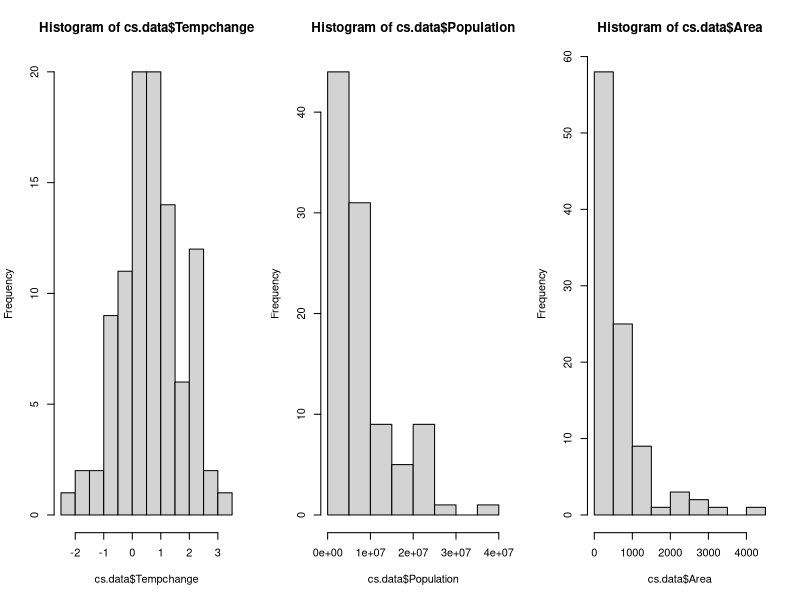
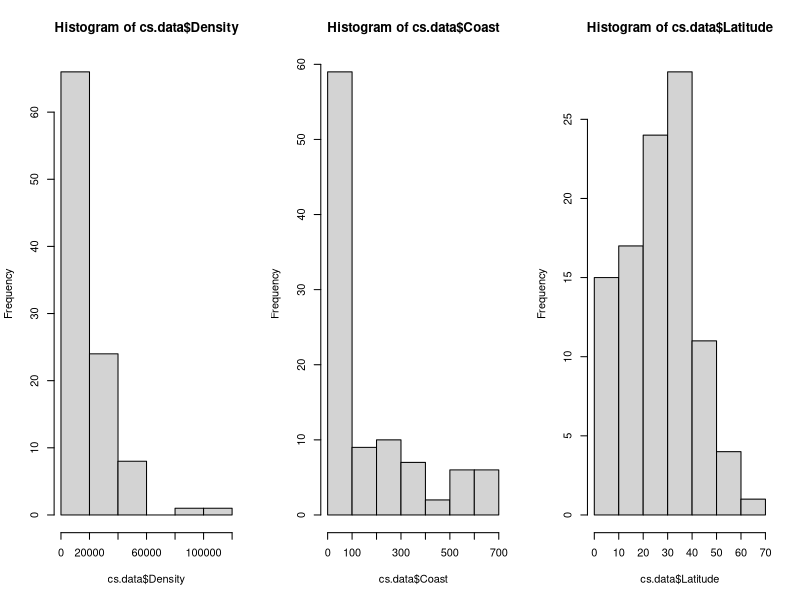
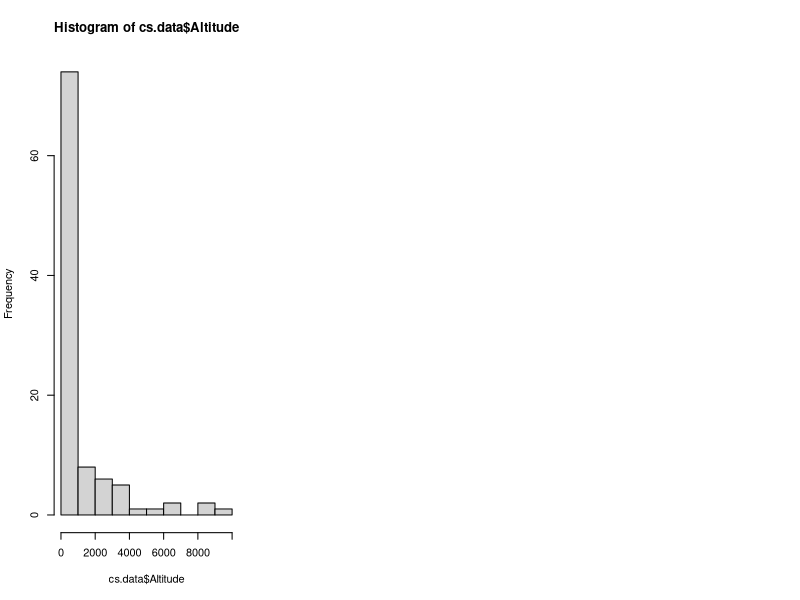

Write R code to recreate these figures, in order. (Note: this script raises an error after producing the figures.)
## ---- chunk 1
cs.data = read.table('./Data4.tsv', sep = '\t', header = TRUE) 
head(cs.data)

library(tidyverse)
## ---- chunk 2
summary(cs.data)
## ---- chunk 3
par(mfrow=c(1,3))
hist(cs.data$Tempchange)
hist(cs.data$Population)
hist(cs.data$Area)
hist(cs.data$Density)
hist(cs.data$Coast)
hist(cs.data$Latitude)
hist(cs.data$Altitude)
## ---- chunk 4
library(MASS)
## ---- chunk 5
cs.data$abstemp = abs(cs.data$Tempchange)
## ---- chunk 6
Popslr = lm(abstemp ~ Population, data=cs.data)
Areaslr = lm(abstemp~ Area, data=cs.data)
Densslr = lm(abstemp ~ Density, data=cs.data)
Altslr = lm(abstemp ~ Altitude, data=cs.data)
## ---- chunk 7
boxcox(Popslr)
## ---- chunk 8
boxcox(Areaslr)
## ---- chunk 9
boxcox(Densslr)
## ---- chunk 10
boxcox(Altslr)
## ---- chunk 11
Linpop = log(cs.data$Population)
Linarea = log(cs.data$Area)
Lindense = log(cs.data$Density)
Linalt = log(cs.data$Altitude)
## ---- chunk 12
par(mfrow=c(1,2))
hist(Linpop)
hist(Linarea)
hist(Lindense)
hist(Linalt)
## ---- chunk 13
Geomlr = lm(Tempchange ~ Latitude + Altitude + Coast, data = cs.data)
## ---- chunk 14
summary(Geomlr)
## ---- chunk 15
anova(Geomlr)
## ---- chunk 16
library(leaps)
## ---- chunk 17
temp = regsubsets(Tempchange ~ Latitude + Altitude + Coast, data=cs.data)
bestsub = summary(temp)
bestsub
## ---- chunk 18
library(car)
## ---- chunk 19
avPlots(Geomlr)
## ---- chunk 20
vif(Geomlr)
## ---- chunk 21
influenceIndexPlot(Geomlr)
## ---- chunk 22
rstudent(Geomlr)
## ---- chunk 23
dffits(Geomlr)
## ---- chunk 24
dfbetas(Geomlr)
## ---- chunk 25
n <- 100 # sample size
p <- 4 # 4 parameters (1 intercept, 3 slopes)
par(mfrow=c(2,2))
plot(rstudent(Geomlr), ylab="studentized deleted residual")
abline(qt(1-0.1/(2*n), df=n - p - 1), 0, lty=2)
abline(qt(0.1/(2*n), df=n - p - 1), 0, lty=2)
plot(dffits(Geomlr), ylab = "dffits")
abline(1, 0, lty=2)
abline(1, 0, lty=2)
plot(cooks.distance(Geomlr), ylab="Cook's Distance")
abline(qf(0.5, df1=5, df2=n-p), 0, lty=2)
plot(hatvalues(Geomlr), ylab="leverage")
abline(2*p/n, 0, lty=2)
## ---- chunk 26
par(mfrow=c(2,3))
for (i in 1:4) {
plot(dfbetas(Geomlr)[, i], ylab=paste("Dfbeta_", i-1))
abline(1, 0, lty=2)
abline(-1, 0, lty=2)
}
## ---- chunk 27
library(lmtest)
## ---- chunk 28
dwtest(Geomlr)
## ---- chunk 29
dwtest(Geomlr, alternative = "two.sided")
## ---- chunk 30
qqnorm(Geomlr$residuals)
qqline(Geomlr$residuals)
## ---- chunk 31
Lintrue = log(cs.data$TrueSize)
## ---- chunk 32
Desmlr = lm(Tempchange ~ Population + Density + Area + Lintrue, data = cs.data)
## ---- chunk 33
Desmlr
## ---- chunk 34
summary(Desmlr)
## ---- chunk 35
anova(Desmlr)
## ---- chunk 36
temp2 = regsubsets(Tempchange ~ Population + Area + Density + TrueSize, data=cs.data)
bestsub2 = summary(temp2)
bestsub2
## ---- chunk 37
avPlots(Desmlr)
## ---- chunk 38
vif(Desmlr)
## ---- chunk 39
influenceIndexPlot(Desmlr)
## ---- chunk 40
rstudent(Desmlr)
## ---- chunk 41
dffits(Desmlr)
## ---- chunk 42
dfbetas(Desmlr)
## ---- chunk 43
n <- 100 # sample size
p <- 5 # 4 parameters (1 intercept, 3 slopes)
par(mfrow=c(2,2))
plot(rstudent(Geomlr), ylab="studentized deleted residual")
abline(qt(1-0.1/(2*n), df=n - p - 1), 0, lty=2)
abline(qt(0.1/(2*n), df=n - p - 1), 0, lty=2)
plot(dffits(Desmlr), ylab = "dffits")
abline(1, 0, lty=2)
abline(1, 0, lty=2)
plot(cooks.distance(Desmlr), ylab="Cook's Distance")
abline(qf(0.5, df1=5, df2=n-p), 0, lty=2)
plot(hatvalues(Desmlr), ylab="leverage")
abline(2*p/n, 0, lty=2)
## ---- chunk 44
par(mfrow=c(2,3))
for (i in 1:4) {
plot(dfbetas(Desmlr)[, i], ylab=paste("Dfbeta_", i-1))
abline(1, 0, lty=2)
abline(-1, 0, lty=2)
}
## ---- chunk 45
dwtest(Desmlr)
## ---- chunk 46
dwtest(Geomlr, alternative = "two.sided")
## ---- chunk 47
qqnorm(Desmlr$residuals)
qqline(Desmlr$residuals)
## ---- chunk 48
cmmlr <- lm(Tempchange ~ Population + Area + Density + Coast + Latitude + Altitude + Lintrue, data = cs.data)
cmmlr
## ---- chunk 49
summary(cmmlr)
## ---- chunk 50
anova(cmmlr)
## ---- chunk 51
avPlots(cmmlr)
## ---- chunk 52
vif(cmmlr)
## ---- chunk 53
influenceIndexPlot(cmmlr)
## ---- chunk 54
rstudent(cmmlr)
## ---- chunk 55
dffits(cmmlr)
## ---- chunk 56
dfbetas(cmmlr)
## ---- chunk 57
n <- 100 # sample size
p <- 8 # 8 parameters (1 intercept, 7 slopes)
par(mfrow=c(2,2))
plot(rstudent(cmmlr), ylab="studentized deleted residual")
abline(qt(1-0.1/(2*n), df=n - p - 1), 0, lty=2)
abline(qt(0.1/(2*n), df=n - p - 1), 0, lty=2)
plot(dffits(cmmlr), ylab = "dffits")
abline(1, 0, lty=2)
abline(1, 0, lty=2)
plot(cooks.distance(cmmlr), ylab="Cook's Distance")
abline(qf(0.5, df1=5, df2=n-p), 0, lty=2)
plot(hatvalues(cmmlr), ylab="leverage")
abline(2*p/n, 0, lty=2)
## ---- chunk 58
Popslr_lnrz <- lm(abstemp ~ log(Population), data = cs.data)
Areaslr_lnrz <- lm(abstemp~ log(Area), data=cs.data)
Densslr_lnrz <- lm(abstemp ~ log(Density), data=cs.data)

cs.data$Altitude[84] <- 1
cs.data$Altitude[88] <- 1

Altslr_lnrz <- lm(abstemp ~ log(Altitude), data=cs.data)
## ---- chunk 59
Desmlr_lnrz <- lm(Tempchange ~ log(Population) + log(Area) + log(Density) + log(TrueSize), data = cs.data)

summary(Desmlr_lnrz)
anova(Desmlr_lnrz)
## ---- chunk 60
#temp2 = regsubsets(Tempchange ~ Population + Area + Density + Truesize, data=cs.data)
#bestsub2 = summary(temp2)
#bestsub2

temp2_lnrz <- regsubsets(Tempchange ~ log(Population) + log(Area) + log(Density) + log(TrueSize), data=cs.data)
bestsub2 <- summary(temp2_lnrz)
bestsub2
## ---- chunk 61
summary(Desmlr)
## ---- chunk 62
anova(Desmlr)
## ---- chunk 63
temp2 = regsubsets(Tempchange ~ Population + Area + Density + TrueSize, data=cs.data)
bestsub2 = summary(temp2)
bestsub2
## ---- chunk 64
avPlots(Desmlr_lnrz)
## ---- chunk 65
influenceIndexPlot(Desmlr_lnrz)
## ---- chunk 66
rstudent(Desmlr_lnrz)
## ---- chunk 67
dffits(Desmlr_lnrz)
## ---- chunk 68
dfbetas(Desmlr_lnrz)
## ---- chunk 69
n <- 100 # sample size
p <- 5 # 4 parameters (1 intercept, 3 slopes)
par(mfrow=c(2,2))
plot(dffits(Desmlr_lnrz), ylab = "dffits")
abline(1, 0, lty=2)
abline(1, 0, lty=2)
plot(cooks.distance(Desmlr_lnrz), ylab="Cook's Distance")
abline(qf(0.5, df1=5, df2=n-p), 0, lty=2)
plot(hatvalues(Desmlr_lnrz), ylab="leverage")
abline(2*p/n, 0, lty=2)
## ---- chunk 70
par(mfrow=c(2,3))
for (i in 1:3) {
plot(dfbetas(Desmlr_lnrz)[, i], ylab=paste("Dfbeta_", i-1))
abline(1, 0, lty=2)
abline(-1, 0, lty=2)
}
## ---- chunk 71
dwtest(Desmlr_lnrz)
## ---- chunk 72
qqnorm(Desmlr_lnrz$residuals)
qqline(Desmlr_lnrz$residuals)
## ---- chunk 73
cmmlr_lnrz <- lm(Tempchange ~ log(Population) + log(Area) + log(Density) + Coast + Latitude + Altitude + Lintrue, data = cs.data)
cmmlr
## ---- chunk 74
summary(cmmlr_lnrz)
## ---- chunk 75
anova(cmmlr_lnrz)
## ---- chunk 76
avPlots(cmmlr_lnrz)
## ---- chunk 77
influenceIndexPlot(cmmlr_lnrz)
## ---- chunk 78
rstudent(cmmlr_lnrz)
## ---- chunk 79
dffits(cmmlr_lnrz)
## ---- chunk 80
dfbetas(cmmlr_lnrz)
## ---- chunk 81
n <- 100 # sample size
p <- 8 # 8 parameters (1 intercept, 7 slopes)
par(mfrow=c(2,2))
plot(rstudent(cmmlr_lnrz), ylab="studentized deleted residual")
abline(qt(1-0.1/(2*n), df=n - p - 1), 0, lty=2)
abline(qt(0.1/(2*n), df=n - p - 1), 0, lty=2)
plot(dffits(cmmlr_lnrz), ylab = "dffits")
abline(1, 0, lty=2)
abline(1, 0, lty=2)
plot(cooks.distance(cmmlr_lnrz), ylab="Cook's Distance")
abline(qf(0.5, df1=5, df2=n-p), 0, lty=2)
plot(hatvalues(cmmlr_lnrz), ylab="leverage")
abline(2*p/n, 0, lty=2)
## ---- chunk 82
summary(Geomlr)
## ---- chunk 83
summary(Desmlr)
## ---- chunk 84
summary(cmmlr)
## ---- chunk 85
summary(Desmlr_lnrz)
## ---- chunk 86
summary(cmmlr_lnrz)
## ---- chunk 87
summary(csmlr3)
## ---- chunk 88
library(tidyverse)
library(broom)



## ---- chunk 89
library(tidyverse)
library(broom)
library(modelr)

AIC(cmmlr)
BIC(cmmlr)
## ---- chunk 90
AIC(cmmlr_lnrz)
BIC(cmmlr_lnrz)
## ---- chunk 91
AIC(Geomlr)
BIC(Geomlr)
